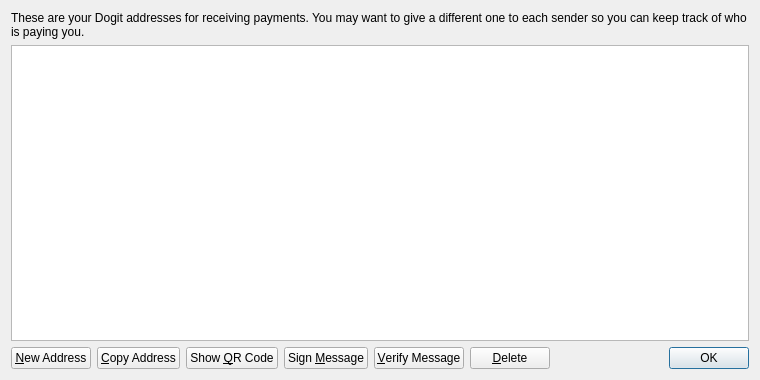
<?xml version="1.0" encoding="UTF-8"?>
<ui version="4.0">
 <class>AddressBookPage</class>
 <widget class="QWidget" name="AddressBookPage">
  <property name="geometry">
   <rect>
    <x>0</x>
    <y>0</y>
    <width>760</width>
    <height>380</height>
   </rect>
  </property>
  <property name="windowTitle">
   <string>Address Book</string>
  </property>
  <layout class="QVBoxLayout" name="verticalLayout">
   <item>
    <widget class="QLabel" name="labelExplanation">
     <property name="text">
      <string>These are your Dogit addresses for receiving payments. You may want to give a different one to each sender so you can keep track of who is paying you.</string>
     </property>
     <property name="textFormat">
      <enum>Qt::PlainText</enum>
     </property>
     <property name="wordWrap">
      <bool>true</bool>
     </property>
    </widget>
   </item>
   <item>
    <widget class="QTableView" name="tableView">
     <property name="contextMenuPolicy">
      <enum>Qt::CustomContextMenu</enum>
     </property>
     <property name="toolTip">
      <string>Double-click to edit address or label</string>
     </property>
     <property name="tabKeyNavigation">
      <bool>false</bool>
     </property>
     <property name="alternatingRowColors">
      <bool>true</bool>
     </property>
     <property name="selectionMode">
      <enum>QAbstractItemView::SingleSelection</enum>
     </property>
     <property name="selectionBehavior">
      <enum>QAbstractItemView::SelectRows</enum>
     </property>
     <property name="sortingEnabled">
      <bool>true</bool>
     </property>
     <attribute name="verticalHeaderVisible">
      <bool>false</bool>
     </attribute>
    </widget>
   </item>
   <item>
    <layout class="QHBoxLayout" name="horizontalLayout">
     <item>
      <widget class="QPushButton" name="newAddressButton">
       <property name="toolTip">
        <string>Create a new address</string>
       </property>
       <property name="text">
        <string>&amp;New Address</string>
       </property>
       <property name="icon">
        <iconset resource="../bitcoin.qrc">
         <normaloff>:/icons/add</normaloff>:/icons/add</iconset>
       </property>
      </widget>
     </item>
     <item>
      <widget class="QPushButton" name="copyToClipboard">
       <property name="toolTip">
        <string>Copy the currently selected address to the system clipboard</string>
       </property>
       <property name="text">
        <string>&amp;Copy Address</string>
       </property>
       <property name="icon">
        <iconset resource="../bitcoin.qrc">
         <normaloff>:/icons/editcopy</normaloff>:/icons/editcopy</iconset>
       </property>
      </widget>
     </item>
     <item>
      <widget class="QPushButton" name="showQRCode">
       <property name="text">
        <string>Show &amp;QR Code</string>
       </property>
       <property name="icon">
        <iconset resource="../bitcoin.qrc">
         <normaloff>:/icons/qrcode</normaloff>:/icons/qrcode</iconset>
       </property>
      </widget>
     </item>
     <item>
      <widget class="QPushButton" name="signMessage">
       <property name="toolTip">
        <string>Sign a message to prove you own a Dogit address</string>
       </property>
       <property name="text">
        <string>Sign &amp;Message</string>
       </property>
       <property name="icon">
        <iconset resource="../bitcoin.qrc">
         <normaloff>:/icons/edit</normaloff>:/icons/edit</iconset>
       </property>
      </widget>
     </item>
     <item>
      <widget class="QPushButton" name="verifyMessage">
       <property name="toolTip">
        <string>Verify a message to ensure it was signed with a specified Dogit address</string>
       </property>
       <property name="text">
        <string>&amp;Verify Message</string>
       </property>
       <property name="icon">
        <iconset resource="../bitcoin.qrc">
         <normaloff>:/icons/transaction_0</normaloff>:/icons/transaction_0</iconset>
       </property>
      </widget>
     </item>
     <item>
      <widget class="QPushButton" name="deleteButton">
       <property name="toolTip">
        <string>Delete the currently selected address from the list</string>
       </property>
       <property name="text">
        <string>&amp;Delete</string>
       </property>
       <property name="icon">
        <iconset resource="../bitcoin.qrc">
         <normaloff>:/icons/remove</normaloff>:/icons/remove</iconset>
       </property>
      </widget>
     </item>
     <item>
      <spacer name="horizontalSpacer">
       <property name="orientation">
        <enum>Qt::Horizontal</enum>
       </property>
       <property name="sizeHint" stdset="0">
        <size>
         <width>40</width>
         <height>20</height>
        </size>
       </property>
      </spacer>
     </item>
     <item>
      <widget class="QDialogButtonBox" name="buttonBox">
       <property name="sizePolicy">
        <sizepolicy hsizetype="Maximum" vsizetype="Fixed">
         <horstretch>0</horstretch>
         <verstretch>0</verstretch>
        </sizepolicy>
       </property>
       <property name="standardButtons">
        <set>QDialogButtonBox::Ok</set>
       </property>
      </widget>
     </item>
    </layout>
   </item>
  </layout>
 </widget>
 <resources>
  <include location="../bitcoin.qrc"/>
 </resources>
 <connections/>
</ui>
